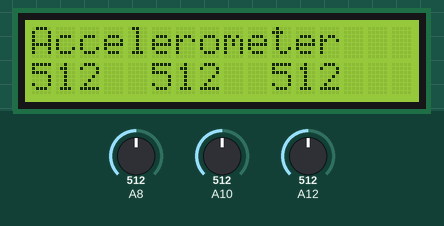
A sketch run on a simulated Arduino Mega 2560, built with avr-gcc and run on an emulated ATmega2560. Shown: 16×2 character LCD. Inputs (shaded band) come from the test bench; at power-on: A8 = 512, A10 = 512, A12 = 512.

Above: at 1.2 s.
1.3 s: A8 set to 716
At 2.8 s:
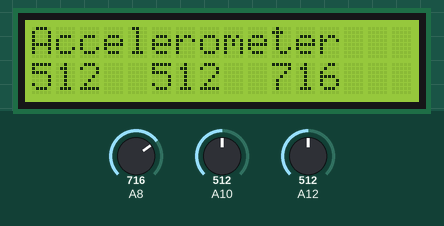
5.4 s: A10 set to 716
At 6.9 s:
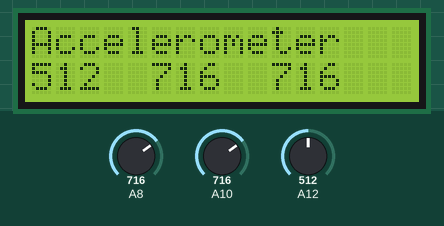
8.6 s: A12 set to 716
At 9.9 s:
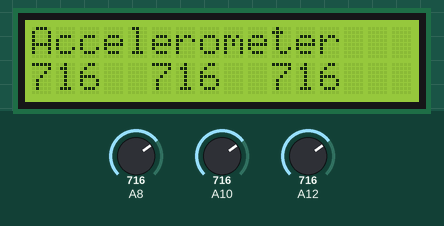
11.6 s: A8 set to 900
At 12.9 s:
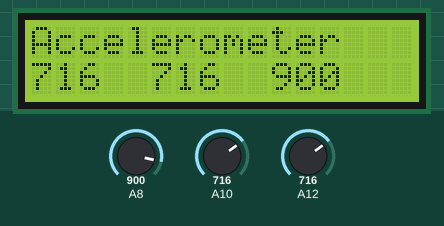
14.6 s: A10 set to 900
At 15.9 s:
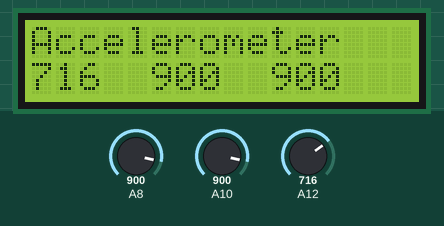
17.6 s: A12 set to 900
At 18.9 s:
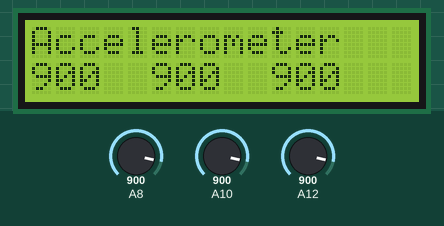
Timing chart, 0 to 20.6 s (numbered marks = the images above; inputs shaded):
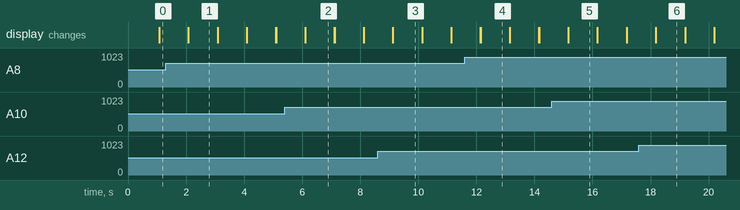

The sketch:

Accelerometer.ino
```cpp
#include <LiquidCrystal.h>

// Initialise the LCD display - set up pins
LiquidCrystal lcd(8, 9, 4, 5, 6, 7);

// Accelerometer pins
int xpin = 28;
int ypin = 26;
int zpin = 24;
int GND_pin = 22;
int VCC_pin = 30;

// Calibration variables
int xCal = 512;
int yCal = 512;
int zCal = 512;

// Initial setup
void setup() {
  // Initialise the serial communication.
  Serial.begin(9600);

  // Accelerometer initialisation.
  pinMode(GND_pin, OUTPUT);
  pinMode(VCC_pin, OUTPUT);
  pinMode(xpin, INPUT);
  pinMode(ypin, INPUT);
  pinMode(zpin, INPUT);

  // Power on the accelerometer.
  digitalWrite(GND_pin, LOW);
  digitalWrite(VCC_pin, HIGH);

  // Initialise number of characters and lines for LCD.
  lcd.begin(16, 2);

  // Print on first line.
  lcd.print("Accelerometer");

  // Calibrate accelerometer.
  // To do.
}

// Main execution loop
void loop() {
  // Print on first line.
  lcd.print("Accelerometer");

  // Get the sensor values.
  int Xval = analogRead(xpin);
  int Yval = analogRead(ypin);
  int Zval = analogRead(zpin);

  // Display the sensor output on the LCD display.
  lcd.setCursor(0, 2);
  lcd.print(Xval);
  lcd.print("  ");
  lcd.print(Yval);
  lcd.print("  ");
  lcd.print(Zval);

  // Delay before running the next loop.
  delay(1000);

  lcd.clear();
}
```

Measured:
- after the input at 1.3 s, the display: first differs from a run without the input after 0.78 s (image 1)
- after the input at 5.4 s, the display: first differs from a run without the input after 0.71 s (image 2)
- after the input at 8.6 s, the display: first differs from a run without the input after 0.53 s (image 3)
- after the input at 11.6 s, the display: first differs from a run without the input after 0.55 s (image 4)
- after the input at 14.6 s, the display: first differs from a run without the input after 0.57 s (image 5)
- after the input at 17.6 s, the display: first differs from a run without the input after 0.59 s (image 6)
- what the display in image 1 shows lasts 1.0 s, from 2.1 s to 3.1 s
